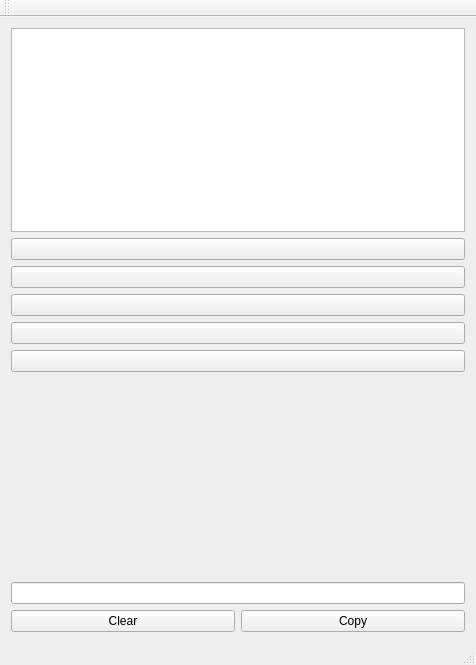
<?xml version="1.0" encoding="UTF-8"?>
<ui version="4.0">
 <class>MainWindow</class>
 <widget class="QMainWindow" name="MainWindow">
  <property name="geometry">
   <rect>
    <x>0</x>
    <y>0</y>
    <width>476</width>
    <height>665</height>
   </rect>
  </property>
  <property name="windowTitle">
   <string>MainWindow</string>
  </property>
  <widget class="QWidget" name="centralWidget">
   <layout class="QVBoxLayout" name="verticalLayout">
    <item>
     <widget class="QPlainTextEdit" name="plainTextEdit">
      <property name="plainText">
       <string/>
      </property>
     </widget>
    </item>
    <item>
     <widget class="QPushButton" name="pushButton">
      <property name="text">
       <string/>
      </property>
     </widget>
    </item>
    <item>
     <widget class="QPushButton" name="pushButton_2">
      <property name="text">
       <string/>
      </property>
     </widget>
    </item>
    <item>
     <widget class="QPushButton" name="pushButton_3">
      <property name="text">
       <string/>
      </property>
     </widget>
    </item>
    <item>
     <widget class="QPushButton" name="pushButton_4">
      <property name="text">
       <string/>
      </property>
     </widget>
    </item>
    <item>
     <widget class="QPushButton" name="pushButton_5">
      <property name="text">
       <string/>
      </property>
     </widget>
    </item>
    <item>
     <spacer name="verticalSpacer">
      <property name="orientation">
       <enum>Qt::Vertical</enum>
      </property>
      <property name="sizeHint" stdset="0">
       <size>
        <width>20</width>
        <height>64</height>
       </size>
      </property>
     </spacer>
    </item>
    <item>
     <widget class="QLineEdit" name="lineEdit"/>
    </item>
    <item>
     <layout class="QHBoxLayout" name="horizontalLayout">
      <item>
       <widget class="QPushButton" name="pushButton_6">
        <property name="text">
         <string>Clear</string>
        </property>
       </widget>
      </item>
      <item>
       <widget class="QPushButton" name="pushButton_7">
        <property name="text">
         <string>Copy</string>
        </property>
       </widget>
      </item>
     </layout>
    </item>
   </layout>
  </widget>
  <widget class="QMenuBar" name="menuBar">
   <property name="geometry">
    <rect>
     <x>0</x>
     <y>0</y>
     <width>476</width>
     <height>31</height>
    </rect>
   </property>
  </widget>
  <widget class="QToolBar" name="mainToolBar">
   <attribute name="toolBarArea">
    <enum>TopToolBarArea</enum>
   </attribute>
   <attribute name="toolBarBreak">
    <bool>false</bool>
   </attribute>
  </widget>
  <widget class="QStatusBar" name="statusBar"/>
 </widget>
 <layoutdefault spacing="6" margin="11"/>
 <resources/>
 <connections/>
</ui>
